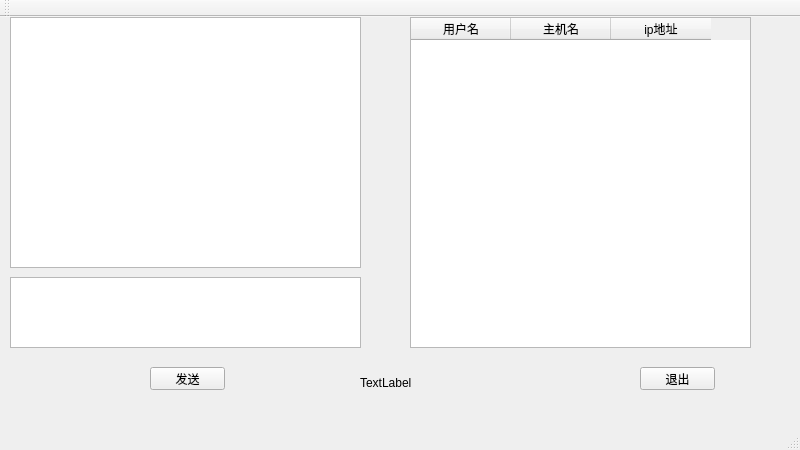
<?xml version="1.0" encoding="UTF-8"?>
<ui version="4.0">
 <class>MainWindow</class>
 <widget class="QMainWindow" name="MainWindow">
  <property name="geometry">
   <rect>
    <x>0</x>
    <y>0</y>
    <width>800</width>
    <height>450</height>
   </rect>
  </property>
  <property name="windowTitle">
   <string>MainWindow</string>
  </property>
  <widget class="QWidget" name="centralWidget">
   <widget class="QTextBrowser" name="messageBrowser">
    <property name="geometry">
     <rect>
      <x>10</x>
      <y>0</y>
      <width>351</width>
      <height>251</height>
     </rect>
    </property>
   </widget>
   <widget class="QTextEdit" name="messageTextEdit">
    <property name="geometry">
     <rect>
      <x>10</x>
      <y>260</y>
      <width>351</width>
      <height>71</height>
     </rect>
    </property>
   </widget>
   <widget class="QTableWidget" name="userTableWidget">
    <property name="geometry">
     <rect>
      <x>410</x>
      <y>0</y>
      <width>341</width>
      <height>331</height>
     </rect>
    </property>
    <property name="selectionMode">
     <enum>QAbstractItemView::SingleSelection</enum>
    </property>
    <property name="selectionBehavior">
     <enum>QAbstractItemView::SelectRows</enum>
    </property>
    <property name="showGrid">
     <bool>false</bool>
    </property>
    <column>
     <property name="text">
      <string>用户名</string>
     </property>
    </column>
    <column>
     <property name="text">
      <string>主机名</string>
     </property>
    </column>
    <column>
     <property name="text">
      <string>ip地址</string>
     </property>
    </column>
   </widget>
   <widget class="QPushButton" name="sendButton">
    <property name="geometry">
     <rect>
      <x>150</x>
      <y>350</y>
      <width>75</width>
      <height>23</height>
     </rect>
    </property>
    <property name="text">
     <string>发送</string>
    </property>
   </widget>
   <widget class="QPushButton" name="exitButton">
    <property name="geometry">
     <rect>
      <x>640</x>
      <y>350</y>
      <width>75</width>
      <height>23</height>
     </rect>
    </property>
    <property name="text">
     <string>退出</string>
    </property>
   </widget>
   <widget class="QLabel" name="userNamelabel">
    <property name="geometry">
     <rect>
      <x>360</x>
      <y>360</y>
      <width>54</width>
      <height>12</height>
     </rect>
    </property>
    <property name="text">
     <string>TextLabel</string>
    </property>
   </widget>
  </widget>
  <widget class="QMenuBar" name="menuBar">
   <property name="geometry">
    <rect>
     <x>0</x>
     <y>0</y>
     <width>800</width>
     <height>23</height>
    </rect>
   </property>
  </widget>
  <widget class="QToolBar" name="mainToolBar">
   <attribute name="toolBarArea">
    <enum>TopToolBarArea</enum>
   </attribute>
   <attribute name="toolBarBreak">
    <bool>false</bool>
   </attribute>
  </widget>
  <widget class="QStatusBar" name="statusBar"/>
 </widget>
 <layoutdefault spacing="6" margin="11"/>
 <resources/>
 <connections/>
</ui>
